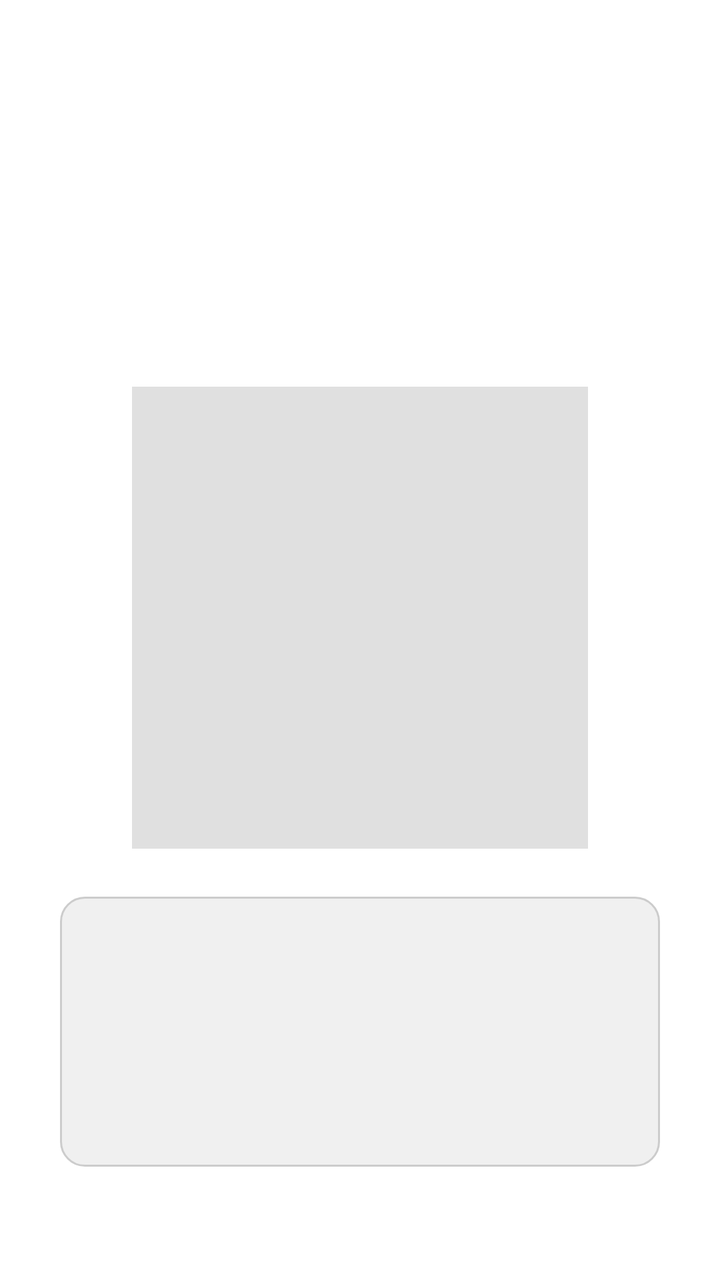
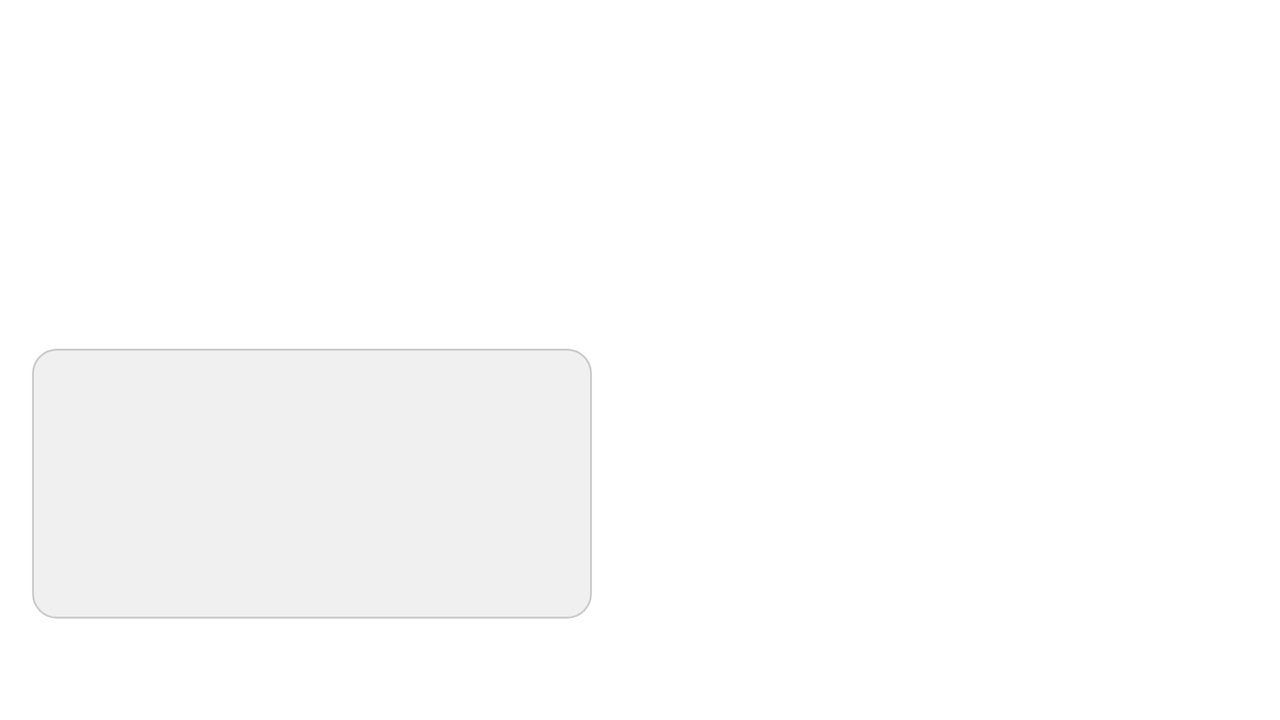

Compare how this app lays out the same screen by default and in its alternative resource folder. The renders come first, then the two layout files and the values they reference.
<!-- AndroidManifest.xml: application theme Theme.MaterialComponents.DayNight.DarkActionBar -->
<!-- res/layout/activity_report.xml -->
<?xml version="1.0" encoding="utf-8"?>
<ScrollView xmlns:android="http://schemas.android.com/apk/res/android"
    android:layout_width="match_parent"
    android:layout_height="match_parent"
    android:padding="16dp"
    android:fillViewport="true">

    
    <FrameLayout
        android:layout_width="match_parent"
        android:layout_height="match_parent">

        <LinearLayout
            android:layout_width="wrap_content"
            android:layout_height="wrap_content"
            android:orientation="vertical"
            android:gravity="center_horizontal"
            android:layout_gravity="center">

            
            <TextView
                android:id="@+id/report_result"
                android:layout_width="wrap_content"
                android:layout_height="wrap_content"
                android:textSize="24sp"
                android:textStyle="bold"
                android:textColor="@color/black"
                android:layout_marginBottom="16dp" />

            
            <TextView
                android:id="@+id/report_category"
                android:layout_width="wrap_content"
                android:layout_height="wrap_content"
                android:layout_marginBottom="16dp"
                android:textColor="@color/black"
                android:textSize="20sp"
                android:textStyle="bold" />

            
            <TextView
                android:id="@+id/report_details"
                android:layout_width="wrap_content"
                android:layout_height="wrap_content"
                android:textSize="16sp"
                android:textColor="@color/black"
                android:layout_marginBottom="24dp"
                android:lineSpacingExtra="8dp" />

            
            <ImageView
                android:id="@+id/report_image"
                android:layout_width="228dp"
                android:layout_height="231dp"
                android:layout_marginBottom="24dp"
                android:background="#E0E0E0"
                android:scaleType="fitCenter" />

            
            <TextView
                android:id="@+id/report_advice"
                android:layout_width="300dp"
                android:layout_height="wrap_content"
                android:minHeight="135dp"
                android:background="@drawable/rounded_corner"
                android:lineSpacingExtra="8dp"
                android:padding="16dp"
                android:textAlignment="center"
                android:textColor="@color/black"
                android:textSize="22sp" />

        </LinearLayout>
    </FrameLayout>
</ScrollView>
<!-- resources referenced by this layout -->
<resources>
  <!-- drawable rounded_corner (drawable) -->
  <?xml version="1.0" encoding="utf-8"?>
  <shape xmlns:android="http://schemas.android.com/apk/res/android">
      <solid android:color="#F0F0F0"/>
      <corners android:radius="12dp"/>
      <stroke android:width="1dp" android:color="#CCCCCC"/>
  </shape>
</resources>
<!-- res/layout-land/activity_report.xml (the repository's variant of the layout above) -->
<!-- drawn on the phone turned sideways -->
<?xml version="1.0" encoding="utf-8"?>
<ScrollView xmlns:android="http://schemas.android.com/apk/res/android"
    android:layout_width="match_parent"
    android:layout_height="match_parent"
    android:padding="16dp"
    android:fillViewport="true">

    <LinearLayout
        android:layout_width="match_parent"
        android:layout_height="wrap_content"
        android:orientation="horizontal"
        android:gravity="center">

        
        <LinearLayout
            android:layout_width="0dp"
            android:layout_height="wrap_content"
            android:layout_weight="1"
            android:orientation="vertical"
            android:gravity="center_horizontal"
            android:paddingEnd="16dp">

            <TextView
                android:id="@+id/report_result"
                android:layout_width="wrap_content"
                android:layout_height="wrap_content"
                android:textSize="26sp"
                android:textStyle="bold"
                android:textColor="@color/black"
                android:layout_marginBottom="12dp" />

            <TextView
                android:id="@+id/report_category"
                android:layout_width="wrap_content"
                android:layout_height="wrap_content"
                android:layout_marginBottom="12dp"
                android:textColor="@color/black"
                android:textSize="20sp"
                android:textStyle="bold" />

            <TextView
                android:id="@+id/report_details"
                android:layout_width="wrap_content"
                android:layout_height="wrap_content"
                android:textSize="16sp"
                android:textColor="@color/black"
                android:layout_marginBottom="16dp"
                android:lineSpacingExtra="6dp" />

            <TextView
                android:id="@+id/report_advice"
                android:layout_width="match_parent"
                android:layout_height="wrap_content"
                android:minHeight="135dp"
                android:background="@drawable/rounded_corner"
                android:lineSpacingExtra="8dp"
                android:padding="12dp"
                android:textAlignment="center"
                android:textColor="@color/black"
                android:textSize="20sp" />

        </LinearLayout>

        
        <ImageView
            android:id="@+id/report_image"
            android:layout_width="0dp"
            android:layout_height="wrap_content"
            android:layout_weight="1"
            android:background="#E0E0E0"
            android:scaleType="fitCenter"
            android:adjustViewBounds="true"
            android:layout_marginStart="16dp"
            android:layout_gravity="center" />

    </LinearLayout>
</ScrollView>
